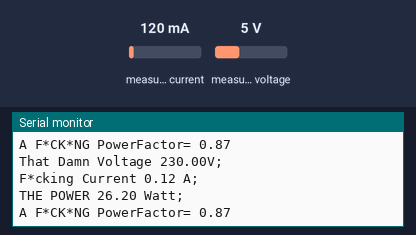
A sketch run on a simulated Arduino Uno, built with avr-gcc and run on an emulated ATmega328P. On the bench: the last lines printed to the serial monitor. The inputs (shaded band) are chosen by the test bench; at power-on: measured current 120 mA, measured voltage 5 V.

Above: at 1.2 s.
1.3 s: measured current set to 40 mA
At 1.54 s:
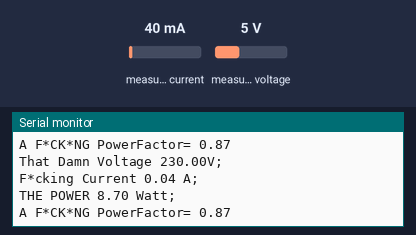
4.3 s: measured current set to 500 mA
At 4.45 s:
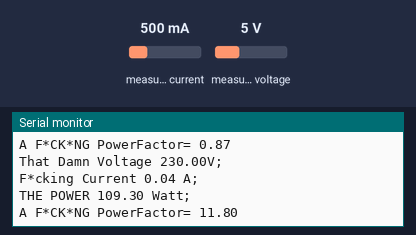
7.3 s: measured voltage set to 0.3 V
At 7.39 s:
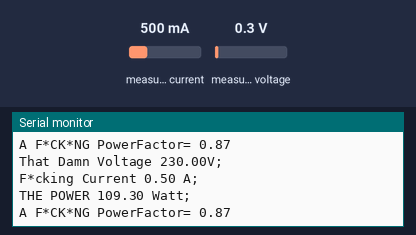
8.8 s: measured current set to 40 mA
At 8.94 s:
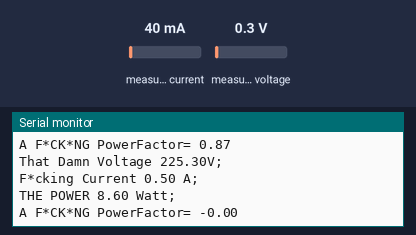
14.8 s: measured current set to 1000 mA
At 14.92 s:
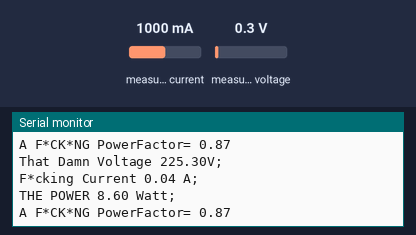
Timing chart, 0 to 17.8 s (numbered marks = the images above; inputs shaded):
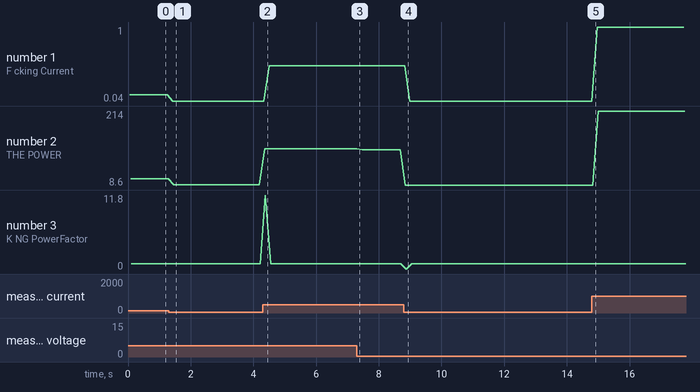

Measured:
- after the input at 1.3 s, the serial monitor: prints a new line after 0.13 s (image 1)
- after the input at 4.3 s, the serial monitor: prints a new line after 0.06 s (image 2)
- after the input at 8.8 s, the serial monitor: prints a new line after 0.05 s (image 4)
- plotted number 1: 0.12 → 0.04 after the input at 1.3 s, 0.04 → 0.5 after the input at 4.3 s, 0.5 → 0.04 after the input at 8.8 s, 0.04 → 1 after the input at 14.8 s
- plotted number 2: 26.2 → 8.7 after the input at 1.3 s, 8.7 → 109.3 after the input at 4.3 s, 109.3 → 107 after the input at 7.3 s, 107 → 8.6 after the input at 8.8 s, 8.6 → 214 after the input at 14.8 s

The sketch:

nanoz.ino
```cpp
/* Original code by olehs, visit https://github.com/olehs/PZEM004T/
Modified by nanda
*/
#include <PZEM004T.h>
#include <SoftwareSerial.h>
PZEM004T pzem(2,3);  // (RX,TX)
IPAddress ip(192,168,1,1);
void setup() {Serial.begin(9600);pzem.setAddress(ip);}
void loop() {float v = pzem.voltage(ip);
if (v < 0.0) v = 0.0;
Serial.print("That Damn Voltage ");
Serial.print(v);Serial.print("V; ");
Serial.println(" ");
float i = pzem.current(ip);
if (i < 0.0) i = 0.0;
Serial.print("F*cking Current ");
Serial.print(i);Serial.print(" A; ");
Serial.println(" ");
float p = pzem.power(ip);
if (p < 0.0) p = 0.0;
Serial.print("THE POWER ");
Serial.print(p);Serial.print(" Watt; ");
Serial.println(" ");
float e = pzem.energy(ip);
Serial.print("A F*CK*NG PowerFactor= ");
Serial.print(((p)/(v*i))-0.08);//0.08
Serial.println(" ");
Serial.println();
delay(100);
}
```
